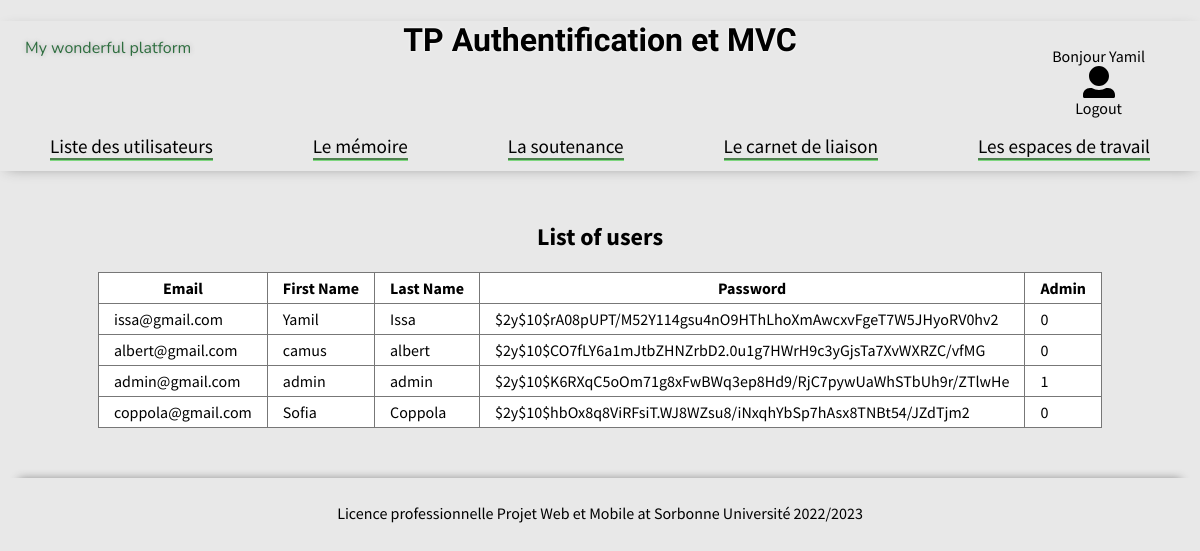
Page /index.php?ctrl=user&action=userList (signed in) on the committed database.
### tables this page shows
CREATE TABLE IF NOT EXISTS `user` (
  `id` int(11) NOT NULL AUTO_INCREMENT,
  `email` varchar(45) NOT NULL,
  `password` varchar(300) NOT NULL,
  `firstName` varchar(45) NOT NULL,
  `lastName` varchar(45) NOT NULL,
  `adress` varchar(45) NOT NULL,
  `postalCode` varchar(45) NOT NULL,
  `city` varchar(45) NOT NULL,
  `role` int(1) NOT NULL,
  PRIMARY KEY (`id`)
);

### controller/UserController.php (called while the page is built, shortened)
<?php
class UserController
{
    private $userManager;
    public function __construct($db1)
    {
        require_once('./model/UserManager.php');
        $this->userManager = new UserManager($db1);
    }
    public function userList(){
        $users_tab = $this->userManager->findAll();
        require('./view/default.php');
   }
}

### index.php (called while the page is built, shortened)
<?php
   $pdoBuilder = new Connection();
   $db = $pdoBuilder->getDb();
   if (
       (isset($_GET['ctrl']) && !empty($_GET['ctrl'])) &&
       (isset($_GET['action']) && !empty($_GET['action']))
   ) {
       $action = $_GET['action'];
   } else {
       $ctrl = 'default';
       $action = 'display';
   }
   $controller = new $ctrl($db);
   $controller->$action();
?>

### model/UserManager.php (called while the page is built, shortened)
<?php
class UserManager
{
    private $db;
    public function __construct($db1)
    {
        $this->db = $db1;
    }
    public function findAll()
    {
        $req ="SELECT *  FROM user";
        $req = $this->db->query($req);
        $users_tabs = $req->fetchAll();
        return $users_tabs;
    }
}

### view/userList.php (the view)
<div>
    <h2 class="center">List of users</h2>
            <table class="">
            <tr>
                <th>Email</th>
                <th>First Name</th>
                <th>Last Name</th>
                <th>Password</th>
                <th>Admin</th>
            </tr>
            <?php
             foreach ($users_tab as $user) {
                $email = $user['email'];
                $firstName = $user['firstName'];
                $lastName = $user['lastName'];
                $password = $user['password'];
                $role = $user['role'];
            ?>
                            <tr>
                    <td><?= $email ?></td>
                    <td><?= $firstName ?></td>
                    <td><?= $lastName ?></td>
                    <td><?= $password ?></td>
                    <td><?= $role ?></td>
                </tr>
            <?php } ?>
            </table>
</div>

### view/style/general.css (style rules this page uses)
.center { text-align: center; }
body { background-color: #e8e8e8; min-height: 100%; margin: 0; font-family: 'Source Sans Pro', sans-serif; }
table { margin: auto; margin-bottom: 50px; background-color: #fff; border-collapse: collapse }
table td, table th { padding: 5px 15px; border: 1px solid #777; }

### rows in the picture
user: email "issa@gmail.com", firstName "Yamil", lastName "Issa", password "$2y$10$rA08pUPT/M52Y114gsu4nO9HThLhoXmAwcxvFgeT7W5JHyoRV0hv2", role "0"
user: email "albert@gmail.com", firstName "camus", lastName "albert", password "$2y$10$CO7fLY6a1mJtbZHNZrbD2.0u1g7HWrH9c3yGjsTa7XvWXRZC/vfMG", role "0"
user: email "admin@gmail.com", firstName "admin", lastName "admin", password "$2y$10$K6RXqC5oOm71g8xFwBWq3ep8Hd9/RjC7pywUaWhSTbUh9r/ZTlwHe", role "1"
user: email "coppola@gmail.com", firstName "Sofia", lastName "Coppola", password "$2y$10$hbOx8q8ViRFsiT.WJ8WZsu8/iNxqhYbSp7hAsx8TNBt54/JZdTjm2", role "0"

### other values in the picture
$_SESSION['user'] "Yamil"
